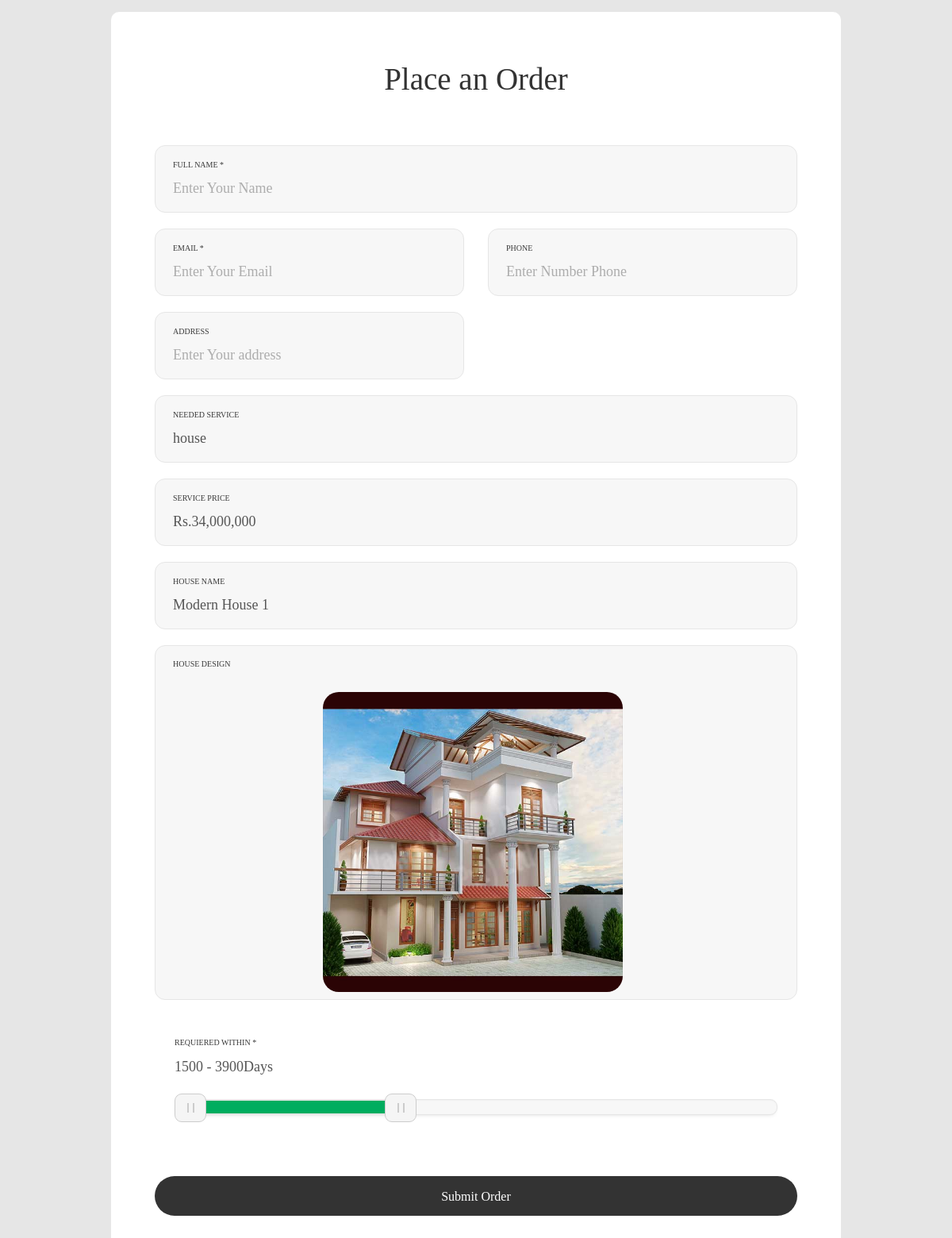
The page /index.php/items/placeorder/23 on the database its author committed.
### tables this page shows
CREATE TABLE `services` (
  `service_id` int(11) NOT NULL,
  `service_name` varchar(100) NOT NULL,
  `service_type` varchar(100) NOT NULL,
  `service_image` varchar(100) NOT NULL,
  `price` varchar(100) NOT NULL
);

### application/controllers/Items.php (called while the page is built, shortened)
<?php
class Items extends CI_Controller{
    public function placeorder($id){
        $this->load->model('services');
        $data['records']=$this->services->getHouse($id);
        $this->load->view('placeorder',$data);
    }
}
?>

### index.php (called while the page is built, shortened)
<?php
require_once BASEPATH.'core/CodeIgniter.php';

### application/models/Services.php (called while the page is built, shortened)
<?php
class Services extends CI_Model{
    public function getHouse($id){
        $this->db->where('service_id',$id);
        $result=$this->db->get('services');
        return $result->result_array();
    }
}
?>

### application/views/placeorder.php (the view, shortened to what this page needs)
<!DOCTYPE html>
<html lang="en">
<head>
	<link rel="stylesheet" type="text/css" href="..././../public/vendors/vendor-request-item/bootstrap/css/bootstrap.min.css">
	<link rel="stylesheet" type="text/css" href="../../../public/fonts/fonts-request-item/font-awesome-4.7.0/css/font-awesome.min.css">
	<link rel="stylesheet" type="text/css" href="../../../public/fonts/fonts-request-item/iconic/css/material-design-iconic-font.min.css">
	<link rel="stylesheet" type="text/css" href="../../../public/vendors/vendor-request-item/animate/animate.css">
	<link rel="stylesheet" type="text/css" href="../../../public/vendors/vendor-request-item/css-hamburgers/hamburgers.min.css">
	<link rel="stylesheet" type="text/css" href="../../../public/vendors/vendor-request-item/animsition/css/animsition.min.css">
	<link rel="stylesheet" type="text/css" href="../../../public/vendors/vendor-request-item/select2/select2.min.css">
	<link rel="stylesheet" type="text/css" href="../../../public/vendor-request-item/daterangepicker/daterangepicker.css">
	<link rel="stylesheet" type="text/css" href="../../../public/vendors/vendor-request-item/noui/nouislider.min.css">
	<link rel="stylesheet" type="text/css" href="../../../public/css/css-request-item/util.css">
	<link rel="stylesheet" type="text/css" href="../../../public/css/css-request-item/main.css">
</head>
<body style="bacground:url('../../../public/img/banner/banner2.jpg')">
	<div class="container-contact100">
		<div class="wrap-contact100">
			<form class="contact100-form validate-form" method="post" action="../submitorder">
				<span class="contact100-form-title">
					Place an Order
				</span>
				<div class="wrap-input100 validate-input bg1" data-validate="Please Type Your Name">
					<span class="label-input100">FULL NAME *</span>
					<input class="input100" type="text" name="cus_name" placeholder="Enter Your Name">
				</div>
				<div class="wrap-input100 validate-input bg1 rs1-wrap-input100" data-validate = "Enter Your Email (e@a.x)">
					<span class="label-input100">Email *</span>
					<input class="input100" type="text" name="cus_email" placeholder="Enter Your Email ">
				</div>
				<div class="wrap-input100 bg1 rs1-wrap-input100">
					<span class="label-input100">Phone</span>
					<input class="input100" type="text" name="cus_phone" placeholder="Enter Number Phone">
				</div>
                <div class="wrap-input100 bg1 rs1-wrap-input100">
					<span class="label-input100">Address</span>
					<input class="input100" type="text" name="cus_address" placeholder="Enter Your address">
				</div>
				<div class="wrap-input100 input100-select bg1">
					<span class="label-input100">Needed Service</span>
					<input class="input100" type="text" name="cus_service_type" value="<?=$records[0]['service_type']?>" readonly>
				</div>
                <div class="wrap-input100 input100-select bg1">
					<span class="label-input100">Service Price</span>
					<input class="input100" type="text" name="cus_price" value="<?=$records[0]['price']?>" readonly>
				</div>
                <div class="wrap-input100 input100-select bg1">
					<span class="label-input100">House Name</span>
					<input class="input100" type="text" name="cus_service_name" value="<?=$records[0]['service_name']?>" readonly>
				</div>
                <div class="wrap-input100 input100-select bg1">
					<p><span class="label-input100">House Design</span></p><br>
                    <div style="text-align:center">
					   <img src="../<?=$records[0]['service_image']?>" style="width:50%;border-radius:20px">
                    </div>
				</div>
				<div class="w-full">
					<div class="wrap-contact100-form-range">
						<span class="label-input100">Requiered Within *</span>
						<div class="contact100-form-range-value">
							<span id="value-lower"></span> - <span id="value-upper"></span>Days
						</div>
						<div class="contact100-form-range-bar">
							<div id="filter-bar"></div>
						</div>
					</div>
				</div>
				<div class="container-contact100-form-btn">
					<input class="contact100-form-btn" value="Submit Order" style="text-align:center" type="submit">
				</div>
			</form>
		</div>
	</div>
</body>
</html>

### public/css/css-request-item/main.css (style rules this page uses)
* { margin: 0px; padding: 0px; box-sizing: border-box; }
body, html { height: 100%; font-family: Poppins-Regular, sans-serif; }
p { font-family: Poppins-Regular; font-size: 14px; line-height: 1.7; color: #666666; margin: 0px; }
input { outline: none; border: none; }
.bg1 { background-color: #f7f7f7; }
.container-contact100 { width: 100%; min-height: 100vh; display: -webkit-box; display: -webkit-flex; display: -moz-box; display: -ms-flexbox; display: flex; flex-wrap: wrap; justify-content: center; align-items: center; padding: 15px; background: #e6e6e6; }
.wrap-contact100 { width: 920px; background: #fff; border-radius: 10px; overflow: hidden; padding: 62px 55px 90px 55px; }
.contact100-form { width: 100%; display: -webkit-box; display: -webkit-flex; display: -moz-box; display: -ms-flexbox; display: flex; flex-wrap: wrap; justify-content: space-between; }
.contact100-form-title { display: block; width: 100%; font-family: Montserrat-Black; font-size: 39px; color: #333333; line-height: 1.2; text-align: center; padding-bottom: 59px; }
.wrap-input100 { width: 100%; position: relative; border: 1px solid #e6e6e6; border-radius: 13px; padding: 10px 30px 9px 22px; margin-bottom: 20px; }
.rs1-wrap-input100 { width: calc((100% - 30px) / 2); }
.label-input100 { font-family: Montserrat-SemiBold; font-size: 10px; color: #393939; line-height: 1.5; text-transform: uppercase; }
.input100 { display: block; width: 100%; background: transparent; font-family: Montserrat-SemiBold; font-size: 18px; color: #555555; line-height: 1.2; padding-right: 15px; }
input.input100 { height: 40px; }
.container-contact100-form-btn { display: -webkit-box; display: -webkit-flex; display: -moz-box; display: -ms-flexbox; display: flex; flex-wrap: wrap; justify-content: center; padding-top: 20px; width: 100%; }
.contact100-form-btn { display: -webkit-box; display: -webkit-flex; display: -moz-box; display: -ms-flexbox; display: flex; justify-content: center; align-items: center; padding: 0 20px; width: 100%; height: 50px; background-color: #333333; border-radius: 25px; font-family: Montserrat-Medium; font-size: 16px; color: #fff; line-height: 1.2; -webkit-transition: all 0.4s; -o-transition: all 0.4s; -moz-transition: all 0.4s; transition: all 0.4s; }
.validate-input { position: relative; }
.wrap-contact100-form-range { width: 100%; padding: 20px 25px 57px 25px; }
.contact100-form-range-value { font-family: Montserrat-SemiBold; font-size: 18px; color: #555555; line-height: 1.2; padding-top: 10px; padding-bottom: 30px; }
#filter-bar { height: 20px; border: 1px solid #e6e6e6; border-radius: 9px; background-color: #f7f7f7; }

### rows shown on the page
services: cus_service_type "house", cus_price "Rs.34,000,000", cus_service_name "Modern House 1", service_image (picture)
